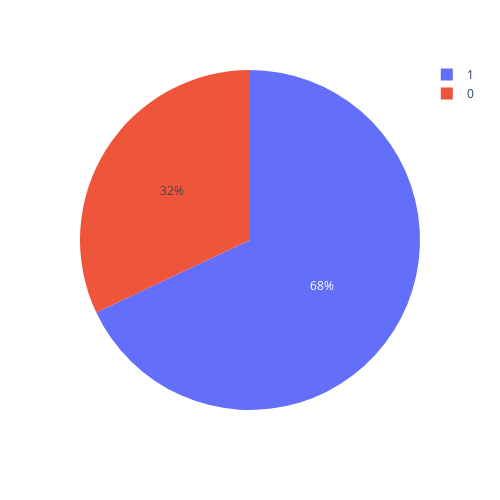

Write notebook code for a chart like this one.
### Code cell
px.pie(data_frame= df , names = 'sex',labels = 'num',width= 500, height= 500,)

### Figure 1 — Plotly figure (JSON) as saved in the notebook; plotly's stock layout.template omitted (floating-point values rounded to 4 significant figures; data arrays with more than 128 entries replaced by an {"elided": "..."} marker saying what was removed)
{"data": [{"domain": {"x": [0, 1], "y": [0, 1]}, "hovertemplate": "sex=%{label}<extra></extra>", "labels": {"elided": "303 int values"}, "legendgroup": "", "name": "", "showlegend": true, "type": "pie"}], "layout": {"height": 500, "legend": {"tracegroupgap": 0}, "margin": {"t": 60}, "width": 500}}
